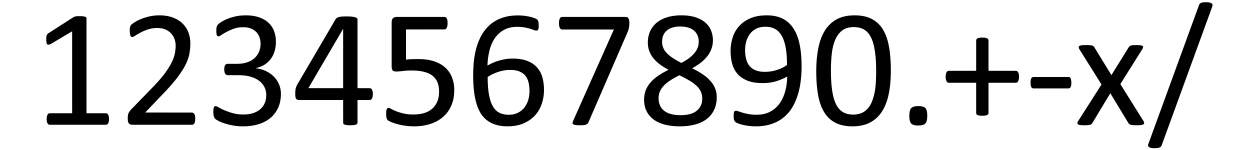
%> input picture train2.png, 5000 x 600 px (shown at 1/4 size)
$ octave main.m   (GNU Octave 9; MATLAB toolbox functions it lacks are replaced by stand-ins)
%> lines starting %> are read from the running program, lines starting %| are printed output that depends on the picture; in (x1, y1, x2, y2) boxes, pixels count from 0 and x2, y2 are one past the last pixel; in counts of white or black regions, pixels touching at a corner belong together; the program's own positions count from 1
### centralMoment.m
 function n_pq = centralMoment(p,q,A)

%compute the area moo
[m,n]=size(A);
moo=sum(sum(A));

%compute xx and xy
m1o=0;
mo1=0;
for x=0:m-1
    for y=0:n-1
        m1o=m1o+(x)*A(x+1,y+1);
        mo1=mo1+(y)*A(x+1,y+1);
    end
end
xx=m1o/moo;
yy=mo1/moo;

%compute the mu at pq
mu_pq=0;
for ii=0:m-1
    x=ii-xx;
    for jj=0:n-1
        y=jj-yy;
        mu_pq=mu_pq+(x)^p*(y)^q*A(ii+1,jj+1);
    end
end

%return the centralized moment
gamma=0.5*(p+q)+1;
n_pq=mu_pq/moo^(gamma);

### HuMoments.m
function [M]= HuMoments(image)

% First Moment
n20=centralMoment(2,0,image);
n02=centralMoment(0,2,image);
a=n20+n02;
M1 = -sign(a).*(log10(abs(a)));

% Second Moment
n20=centralMoment(2,0,image);
n02=centralMoment(0,2,image);
n11=centralMoment(1,1,image);
b=(n20-n02)^2+4*n11^2;
M2 = -sign(b).*(log10(abs(b)));

% Third Moment
n30=centralMoment(3,0,image);
n12=centralMoment(1,2,image);
n21=centralMoment(2,1,image);
n03=centralMoment(0,3,image);
c=(n30-3*n12)^2+(3*n21-n03)^2;
M3 = -sign(c).*(log10(abs(c)));

%return moment vector with 0 in the marker slot
M=[M1,M2,M3,0]';

### main.m
%%Vision Proj Riley Waters
close all; clear all; clc;
warning('off', 'Images:initSize:adjustingMag');
%% Training Image - Preprocessing

%take the input training image complement for regionprops
Itrain = imread('train2.png');
%> Itrain is the input picture: size 600x5000 uint8; min 0, max 255, mean 203.4
ItrainC = imcomplement(Itrain);
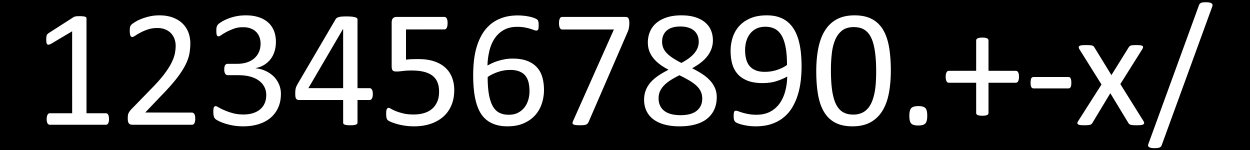
%> ItrainC: size 600x5000 uint8 (shown at 1/4 size); min 0, max 255, mean 51.6
imshow(ItrainC);

%% Testing Image - Preprocessing

%take in the testing image
Itest = imread('test2.jpg');
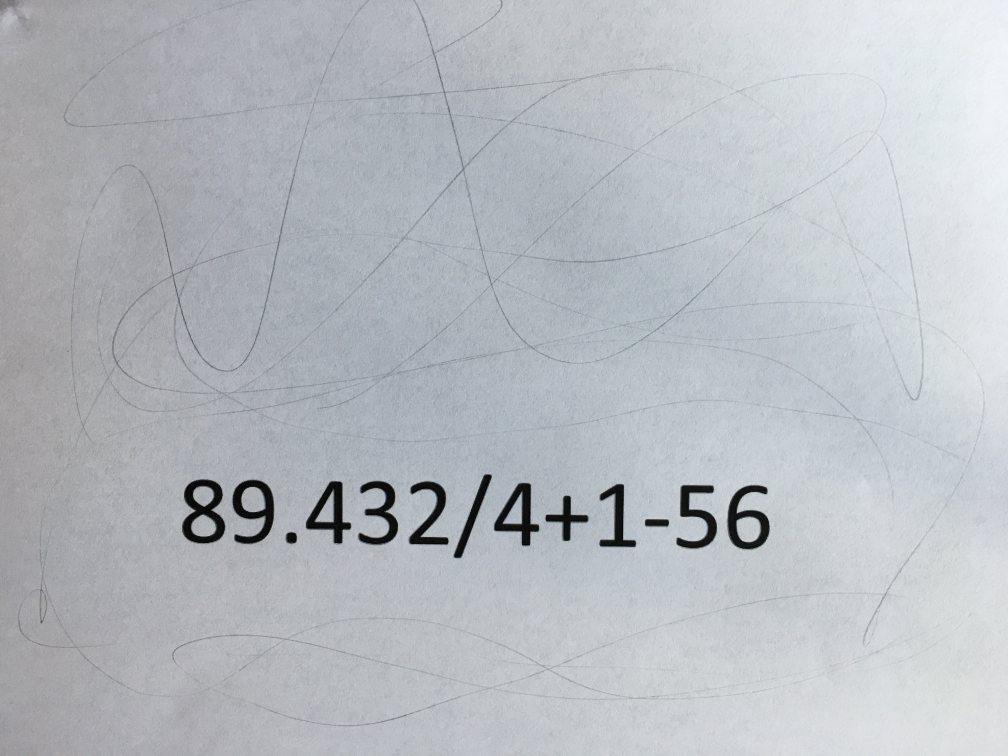
%> input picture test2.JPG, 4032 x 3024 px (shown at 1/4 size)
ItestP = rgb2gray(Itest);

%threshold to binarize
ItestP = ItestP > 80;
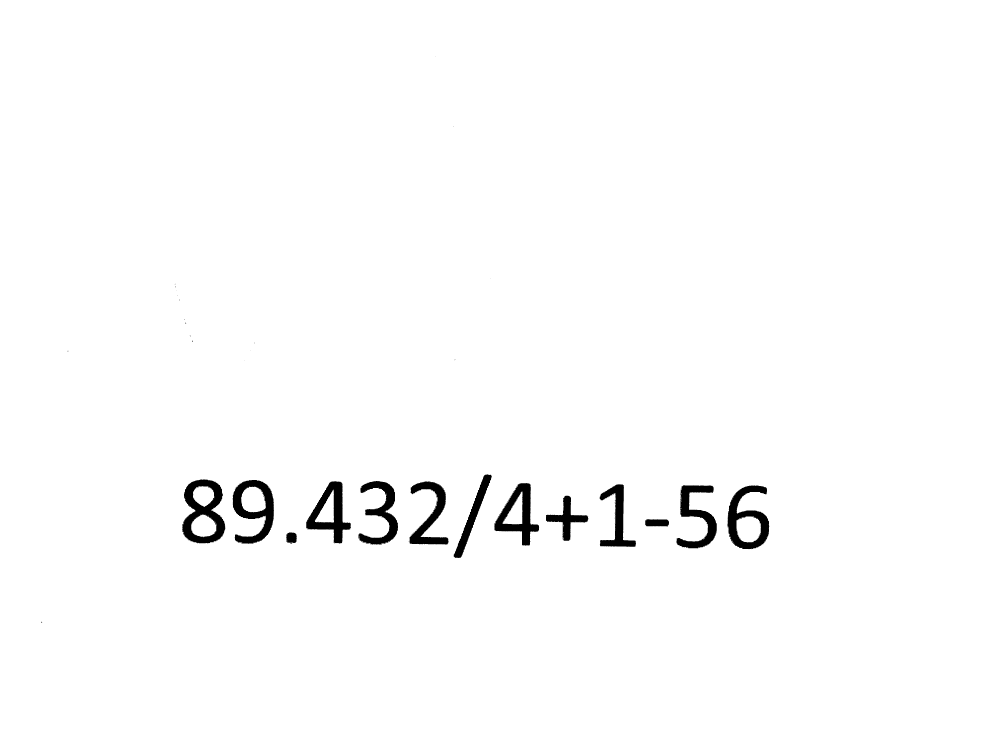
%> ItestP: size 3024x4032 logical (shown at 1/4 size); 98.5% white; 62 black regions (49 under 20 px), largest, box (x1, y1, x2, y2) and area: (729, 1918, 901, 2173) 21588, (931, 1920, 1096, 2175) 18930, (2910, 1941, 3077, 2197) 18563

%open and close to remove noise
SE = strel('line',10, 10);
ItestP = imclose(ItestP, SE);
%> ItestP: size 3024x4032 logical; 98.6% white; 13 black regions, largest, box (x1, y1, x2, y2) and area: (729, 1918, 901, 2173) 21344, (931, 1920, 1096, 2174) 18751, (2910, 1942, 3077, 2196) 18348
ItestP = imopen(ItestP, SE);
%> ItestP: size 3024x4032 logical; 98.6% white; 13 black regions, largest, box (x1, y1, x2, y2) and area: (729, 1918, 901, 2173) 21386, (931, 1920, 1096, 2174) 18773, (2910, 1942, 3077, 2196) 18373

%take complement for the regionprops
ItestC = imcomplement(ItestP);
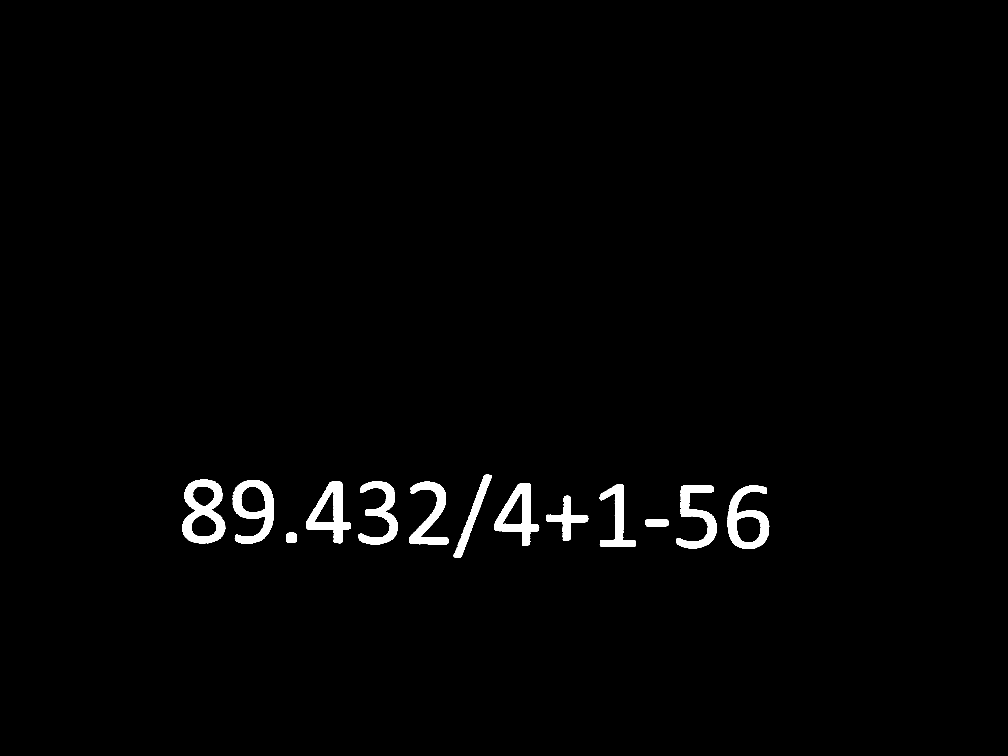
%> ItestC: size 3024x4032 logical (shown at 1/4 size); 1.4% white; 13 white regions
imshow(ItestC);


%% Training Image - Feature Extraction

%label the regions, find their props
[Ltrain,Ntrain] = bwlabel(ItrainC);
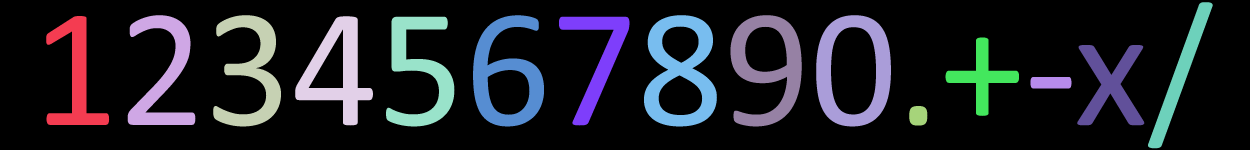
%> Ltrain: size 600x5000 double (shown at 1/4 size); 16 distinct labels, from 0 to 15; one colour per label, 0 black
%> Ntrain = 15
propsTrain = regionprops(Ltrain, 'all');
%> propsTrain = 15 regions; largest, box (x1, y1, x2, y2), Area, Centroid, MajorAxisLength, MinorAxisLength and Eccentricity: (2576, 61, 2868, 506) 63762 [2722.2 287.3] 526.7 330.2 0.779, (3265, 61, 3564, 506) 58586 [3414.8 283.9] 534.5 389.1 0.686, (2922, 61, 3207, 506) 57057 [3073.8 272.7] 517.7 340.6 0.753

%initialize Training Hus. First 3 are Hu moments, Last is a marker slot
huTrain = zeros(1,4,Ntrain);


imshow(Itrain);
for i=1:Ntrain
    %for each object, show boundingbox and take 3 hu moments
    rectangle('Position',propsTrain(i).BoundingBox,'EdgeColor','r')
%> (the run ends here)
